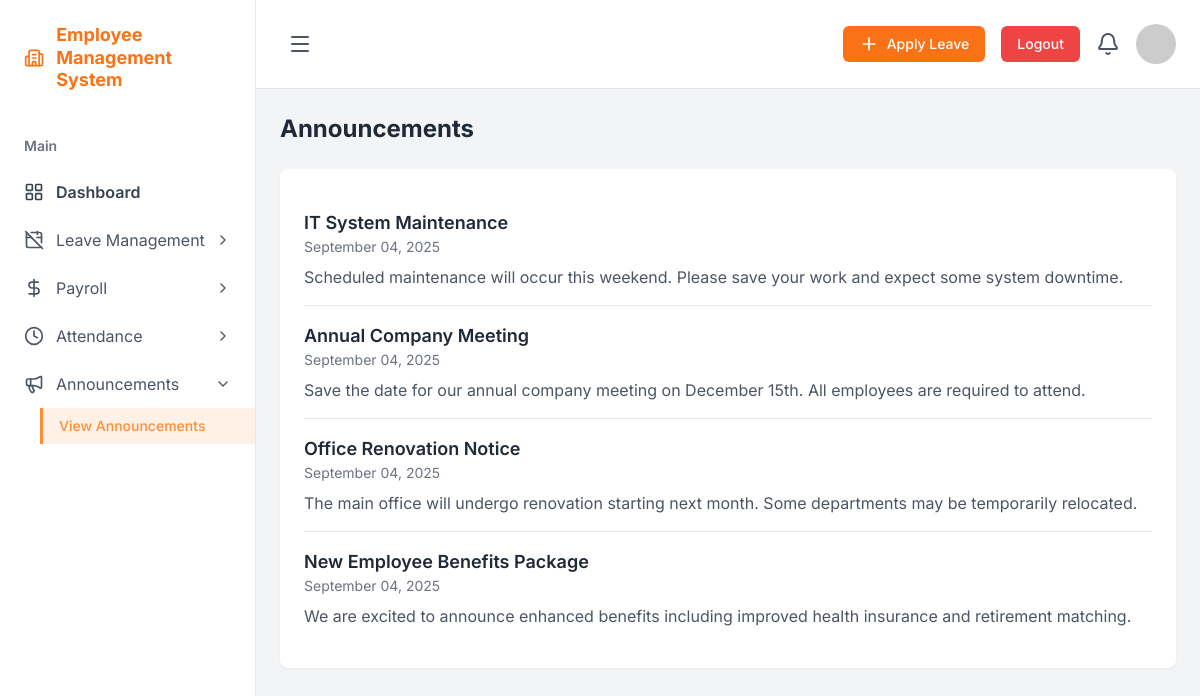
Screenshot of /dashboard/employee/announcements/ (signed in) with the database file from the repository.
### core/models.py (models this page shows, shortened)
class Announcement(models.Model):
    title = models.CharField(max_length=200)
    content = models.CharField(max_length=500)
    created_at = models.DateTimeField(auto_now_add=True)

### core/views.py (the view)
# urls.py: path('dashboard/employee/announcements/', EmployeeAnnouncementListView.as_view(), name='employee_view_announcements'),
class EmployeeAnnouncementListView(EmployeeRequiredMixin, ListView):
    model = Announcement
    template_name = 'employee_view_announcements.html'
    context_object_name = 'announcements'
    ordering = ['-created_at']
    paginate_by = 10

### core/views.py (called while the page is built)
    def dispatch(self, request, *args, **kwargs):
        if not request.user.is_authenticated:
            return self.handle_no_permission()
        if request.user.is_superuser or request.user.role == 'ADMIN':
            return redirect('admin_dashboard')
        if not request.user.is_approved:
            return redirect('not_approved')
        return super().dispatch(request, *args, **kwargs)

### templates/employee_view_announcements.html
{% extends 'base_employee.html' %}
{% block content %}
<div class="p-6">
    <h2 class="text-2xl font-bold text-gray-800 mb-6">Announcements</h2>
    <div class="bg-white p-6 rounded-lg shadow-sm">
        {% for announcement in announcements %}
        <div class="border-b last:border-b-0 py-4">
            <h3 class="text-lg font-semibold text-gray-800">{{ announcement.title }}</h3>
            <p class="text-sm text-gray-500 mb-2">{{ announcement.created_at|date:"F d, Y" }}</p>
            <p class="text-gray-600">{{ announcement.content }}</p>
        </div>
        {% empty %}
        <p class="text-gray-500">No announcements found.</p>
        {% endfor %}
    </div>
</div>
{% endblock %}

### templates/base_employee.html (style rules this page uses)
body { font-family: 'Inter', sans-serif; background-color: #f3f4f6; }

### rows the page displays
Announcement: title "IT System Maintenance", created_at "September 04, 2025", content "Scheduled maintenance will occur this weekend. Please save your work and expect some system downtime."
Announcement: title "Annual Company Meeting", created_at "September 04, 2025", content "Save the date for our annual company meeting on December 15th. All employees are required to attend."
Announcement: title "Office Renovation Notice", created_at "September 04, 2025", content "The main office will undergo renovation starting next month. Some departments may be temporarily relocated."
Announcement: title "New Employee Benefits Package", created_at "September 04, 2025", content "We are excited to announce enhanced benefits including improved health insurance and retirement matching."
